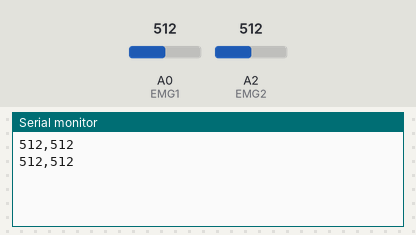
Simulated run of this sketch. Board: Arduino Uno, built with avr-gcc and run on an emulated ATmega328P. On the bench: the last lines printed to the serial monitor. Inputs (shaded band) come from the test bench; at power-on: A0 (EMG1) = 512, A2 (EMG2) = 512.

Above: at 1.8 s.
1.9 s: A0 (EMG1) set to 716
At 2.5 s:
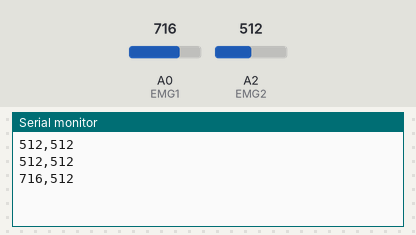
3.4 s: A2 (EMG2) set to 716
At 4.7 s:
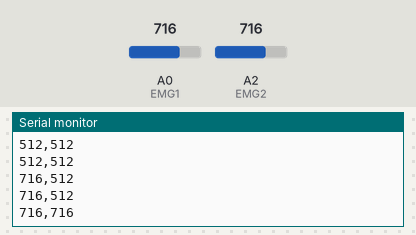
4.9 s: A0 (EMG1) set to 900
At 5.8 s:
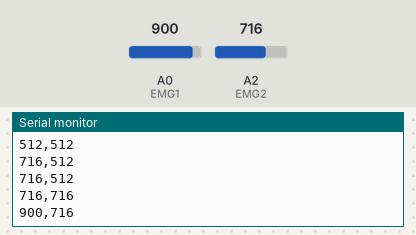
6.4 s: A2 (EMG2) set to 900
At 7.6 s:
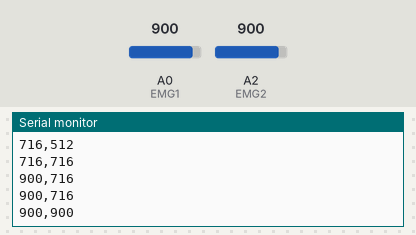
Timing chart, 0 to 8.9 s (numbered marks = the images above; inputs shaded):
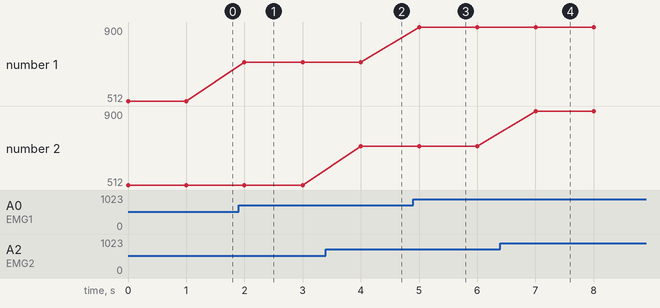

Measured:
- after the input at 1.9 s, the serial monitor: prints a new line after 0.10 s (image 1)
- after the input at 3.4 s, the serial monitor: prints a new line after 0.60 s (image 2)
- after the input at 4.9 s, the serial monitor: prints a new line after 0.10 s (image 3)
- after the input at 6.4 s, the serial monitor: prints a new line after 0.60 s (image 4)
- plotted number 1: 512 → 716 after the input at 1.9 s, 716 → 900 after the input at 4.9 s

The sketch:

EMGAcq.ino
```cpp
// it might be as simple as:

// Arduino pin numbers
const int EMG1 = 0; // analog pin connected to EMG1 output
const int EMG2 = 2; // analog pin connected to EMG2 output

void setup() {
  Serial.begin(9600);
}

void loop() {
  //Serial.print(" EMG1: ");
  Serial.print(analogRead(EMG1));
  Serial.print(",");
  //Serial.print("\n");
  //Serial.print(" EMG2: ");
  Serial.println(analogRead(EMG2));
  //Serial.print("\n\n");
  delay(1000);
}

/* if not, try something more like this:
const byte numChars = 32;
char receivedChars[numChars];   // an array to store the received data

boolean newData = false;

unsigned long time;
float frequency;

void setup()
{
   Serial.begin(9600);
   Serial.println("Collect data from EMG 1 and EMG 2, separated with a comma and a newline");
   Serial.println("Ex. 5,4.8\n");
}

void loop()
{
   recvWithEndMarker();
   if (newData == true)
   {
      parseData() ;
      showParsedData();
   }
}

void recvWithEndMarker()
{
   static byte ndx = 0;
   char endMarker = '\n';
   char rc;

   while (Serial.available() > 0 && newData == false)
   {
      rc = Serial.read();

      if (rc != endMarker)
      {
         receivedChars[ndx] = rc;
         ndx++;
         if (ndx >= numChars)
         {
            ndx = numChars - 1;
         }
      }
      else
      {
         receivedChars[ndx] = '\0'; // terminate the string
         ndx = 0;
         newData = true;
      }
   }
}

void parseData()        // split the data into its parts
{

   char * strtokIndx; // this is used by strtok() as an index

   strtokIndx = strtok(receivedChars, ",");     // get the first part - the string
   time = atoi(strtokIndx); // copy it to messageFromPC

   strtokIndx = strtok(NULL, ",");
   frequency = atof(strtokIndx);     // convert this part to a float
}

//============

void showParsedData()
{
   Serial.print("Time ");
   Serial.print(time);
   Serial.print("   Frequency ");
   Serial.println(frequency);
   newData = false;
}
*/
```
